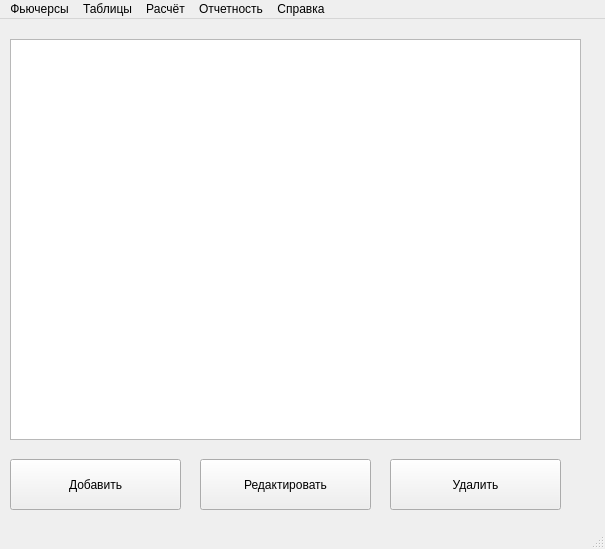
<?xml version="1.0" encoding="UTF-8"?>
<ui version="4.0">
 <class>MainWindow</class>
 <widget class="QMainWindow" name="MainWindow">
  <property name="geometry">
   <rect>
    <x>0</x>
    <y>0</y>
    <width>605</width>
    <height>549</height>
   </rect>
  </property>
  <property name="windowTitle">
   <string>MainWindow</string>
  </property>
  <widget class="QWidget" name="centralwidget">
   <widget class="QPushButton" name="AddButton">
    <property name="geometry">
     <rect>
      <x>10</x>
      <y>440</y>
      <width>171</width>
      <height>51</height>
     </rect>
    </property>
    <property name="text">
     <string>Добавить</string>
    </property>
   </widget>
   <widget class="QTableView" name="tableView">
    <property name="geometry">
     <rect>
      <x>10</x>
      <y>20</y>
      <width>571</width>
      <height>401</height>
     </rect>
    </property>
   </widget>
   <widget class="QPushButton" name="EditButton">
    <property name="geometry">
     <rect>
      <x>200</x>
      <y>440</y>
      <width>171</width>
      <height>51</height>
     </rect>
    </property>
    <property name="text">
     <string>Редактировать</string>
    </property>
   </widget>
   <widget class="QPushButton" name="DeleteButton">
    <property name="geometry">
     <rect>
      <x>390</x>
      <y>440</y>
      <width>171</width>
      <height>51</height>
     </rect>
    </property>
    <property name="text">
     <string>Удалить</string>
    </property>
   </widget>
  </widget>
  <widget class="QStatusBar" name="statusbar"/>
  <widget class="QMenuBar" name="menubar">
   <property name="geometry">
    <rect>
     <x>0</x>
     <y>0</y>
     <width>605</width>
     <height>22</height>
    </rect>
   </property>
   <widget class="QMenu" name="FuchersBar">
    <property name="title">
     <string>Фьючерсы</string>
    </property>
   </widget>
   <widget class="QMenu" name="TableBar">
    <property name="title">
     <string>Таблицы</string>
    </property>
    <addaction name="Statistika"/>
    <addaction name="Kontrakti"/>
    <addaction name="Union"/>
   </widget>
   <widget class="QMenu" name="CalcBar">
    <property name="title">
     <string>Расчёт</string>
    </property>
   </widget>
   <widget class="QMenu" name="ReportBar">
    <property name="title">
     <string>Отчетность</string>
    </property>
   </widget>
   <widget class="QMenu" name="HelpBar">
    <property name="title">
     <string>Справка</string>
    </property>
   </widget>
   <addaction name="FuchersBar"/>
   <addaction name="TableBar"/>
   <addaction name="CalcBar"/>
   <addaction name="ReportBar"/>
   <addaction name="HelpBar"/>
  </widget>
  <action name="action_5">
   <property name="text">
    <string>Фт</string>
   </property>
  </action>
  <action name="Statistika">
   <property name="text">
    <string>Статистика торгов</string>
   </property>
  </action>
  <action name="Kontrakti">
   <property name="text">
    <string>Контраккты</string>
   </property>
  </action>
  <action name="Union">
   <property name="text">
    <string>Объединение</string>
   </property>
  </action>
 </widget>
 <resources/>
 <connections/>
</ui>
